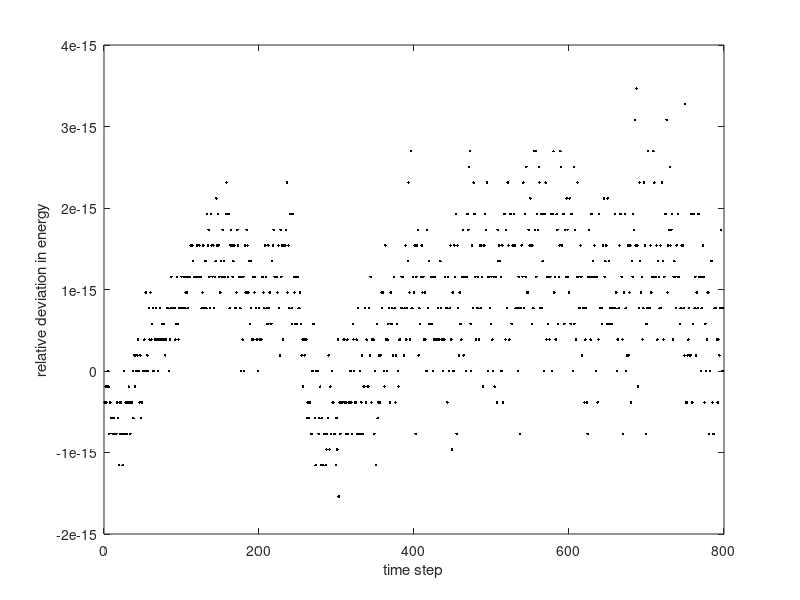

Write the MATLAB code that produced this figure.
% 1D wave equation solver: basic, initial conditions only, Dirichlet
% conditions

% add computation of numerical energy

% S. Bilbao, 3 July 2021
% Acoustics and Audio Group
% University of Edinburgh

clear all
close all

%%%%%%%%%%%%%%%%%%%%%%%%%%%% flags

plot_on = 0;            % enable plotting in the run time loop
egy_on = 1;             % compute numerical energy

%%%%%%%%%%%%%%%%%%%%%%%%%%%% parameters

SR = 200000;            % sample rate (Hz)

L = 1.3;                % domain length (m)
c = 346;                % wave speed (m/s)

Tf = 0.004;               % duration of simulation (s)
xi = 0.7;               % center of initial distribution (m)
wid = 0.05;             % width of distribution (m)
psi0amp = 0.01;         % amplitude of distribution (nd)

lambda = 1.000;             % Courant number <=1            

%%%%%%%%%%%%%%%%%%%%%%%%%%%% derived parameters

k = 1/SR;               % time step (s)

h = c*k/lambda;         % set grid spacing from Counrant number
N = floor(L/h);         % determine integer number of segments length h dividing L evenly
h = L/N;                % reset grid spacing
lambda = c*k/h;         % reset Courant number

Nf = floor(Tf*SR);      % number of time samples to run simulation     

%%%%%%%%%%%%%%%%%%%%%%%%%%%%%% initial condition setup

psi0 = zeros(N+1,1);      % use to store initial condition profile (a lump!)

for qq=1:N+1
    
    x = (qq-1)*h;
    dist = abs(x-xi);
    
    if(dist<=wid)
        
        psi0(qq) = 0.5*psi0amp*(1+cos(pi*dist/wid));
        
    end
    
end

psi1 = psi0;          % set initial values of grid functions both to the lump
psi2 = psi0;
psi = zeros(N+1,1);   % initialise unknown grid function (at the next time step)

% energy setup

if(egy_on)
    
    H = zeros(Nf,1);
    
end

%%%%%%%%%%%%%%%%%%%%%%%%%%%%%% main loop

for n=1:Nf
    
    % main update: calculate next values of u from values at two previous
    % time steps
    
    psi(2:end-1) = 2*psi1(2:end-1)-psi2(2:end-1)+lambda^2*(psi1(3:end)-2*psi1(2:end-1)+psi1(1:end-2));
    
    % calculate energy
    
    if(egy_on)
        
        H(n) = 0.5*h*sum((psi-psi1).^2)/k^2 + 0.5*(c^2/h)*sum((psi(2:end)-psi(1:end-1)).*(psi1(2:end)-psi1(1:end-1)));
        
    end
    
    % plot 
    
    if(plot_on)
        
        figure(1)
        plot([0:N]*h, psi, 'k')
        axis([0 L -psi0amp psi0amp])
        xlabel('x (m)')
        ylabel('$\Psi$', 'Interpreter', 'latex')
        drawnow
        
    end
    
    % shift state in preparation for next iteration
    
    psi2 = psi1;
    psi1 = psi;
    
end

if(egy_on)
    
    Herr = (H(2:end)-H(1))/H(1);
    figure(2)
    plot([1:Nf-1]', Herr, 'k.')
    xlabel('time step')
    ylabel('relative deviation in energy')
    
end
    
    
    

